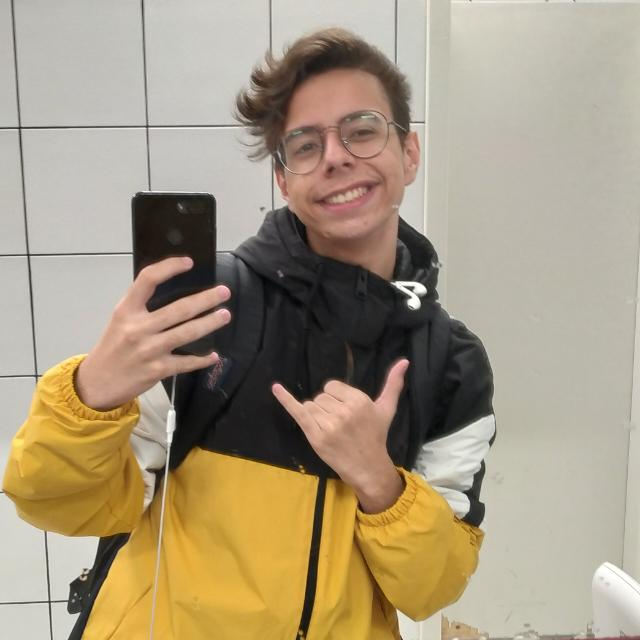
#> input picture Alexandre.jpg, 640 x 640 px
$ python Alexandre_result.py
#> lines starting #> are read from the running program, lines starting #| are printed output that depends on the picture
import cv2

img = cv2.imread("Alexandre.jpg", cv2.IMREAD_COLOR)
#> img is the input picture: shape (640, 640, 3); mean B, G, R 128.7, 153.3, 167.5
enhance = cv2.detailEnhance(img)
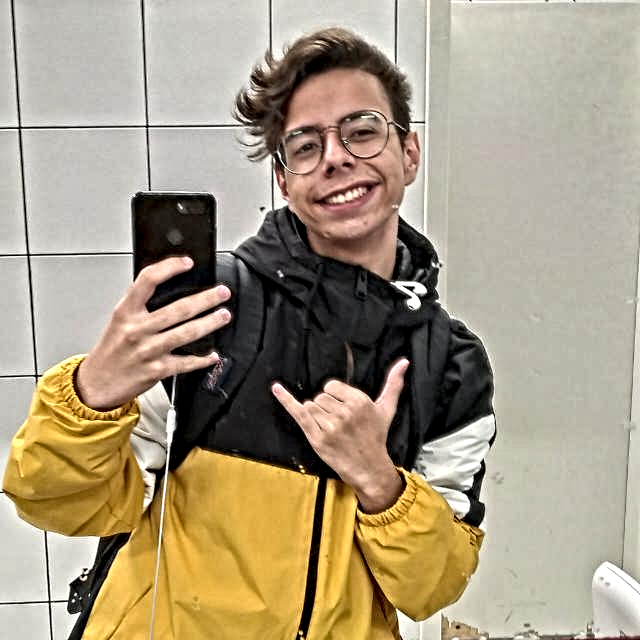
#> enhance: shape (640, 640, 3); mean B, G, R 130.4, 154.7, 168.6
cv2.imshow('Alexandre', enhance)
cv2.waitKey(0)
cv2.destroyAllWindows()
cv2.imwrite("Alexandre_result.jpg", enhance)
